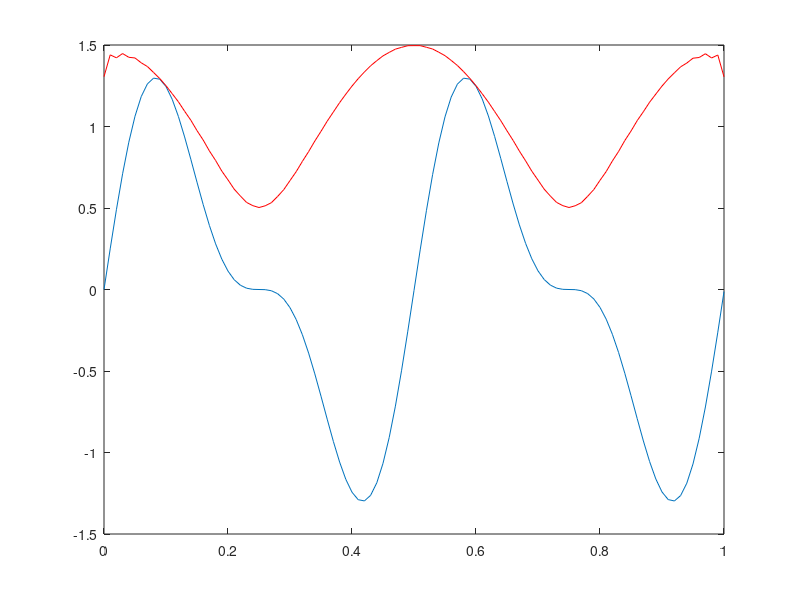

MATLAB code for this plot: (Note: this script raises an error after producing the figure.)
%%%%hilbert transform

x=0:0.01:1;
y=sin(4*3.14*x)+0.5*sin(8*3.14*x);

figure
plot(x,y)
hold on 
h1=hilbert(y);
amplitude=abs(h1);

 plot(x,amplitude','r')
 
 figure
 histogram(amplitude,60)
 title('')
% 
% angle=atan(real(h1)./imag(h1));
% figure
% plot(angle)
